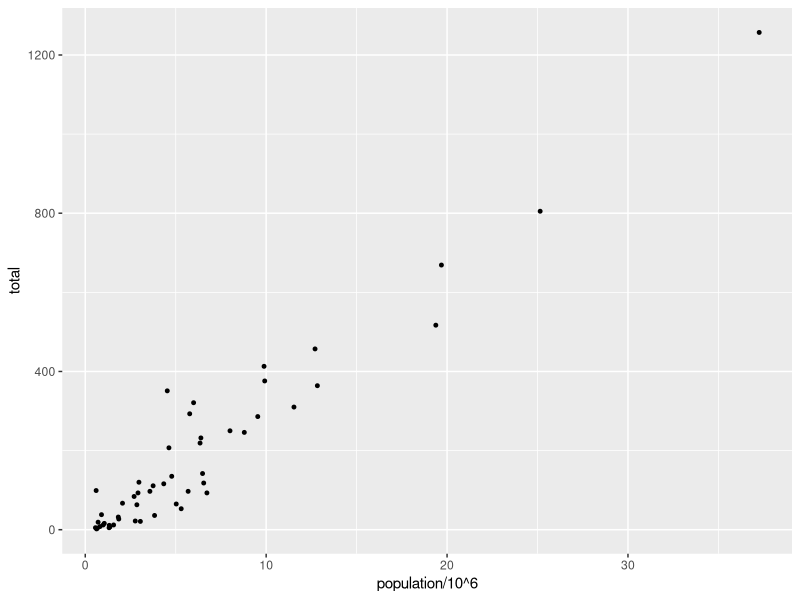
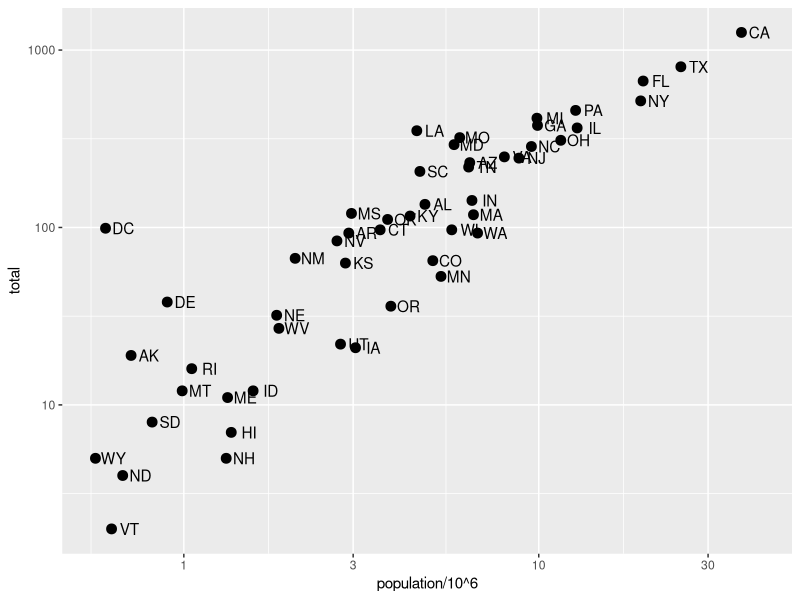
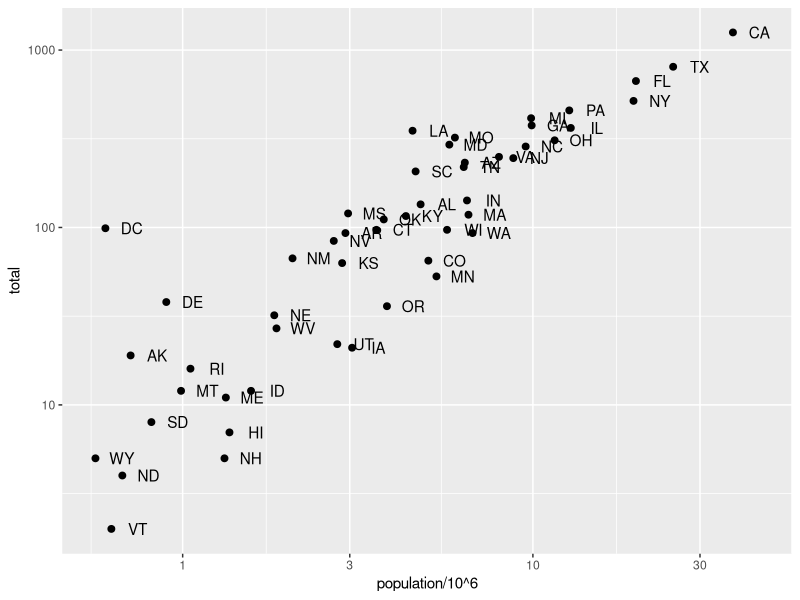
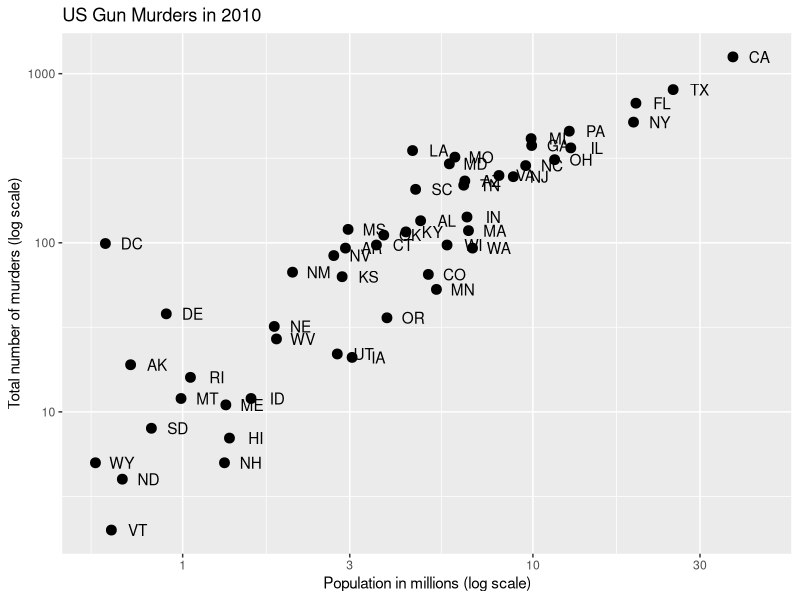
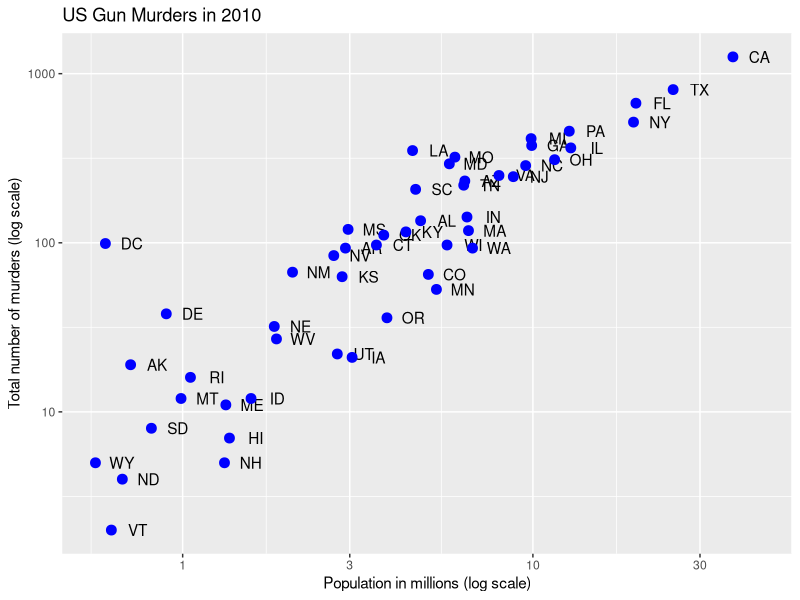
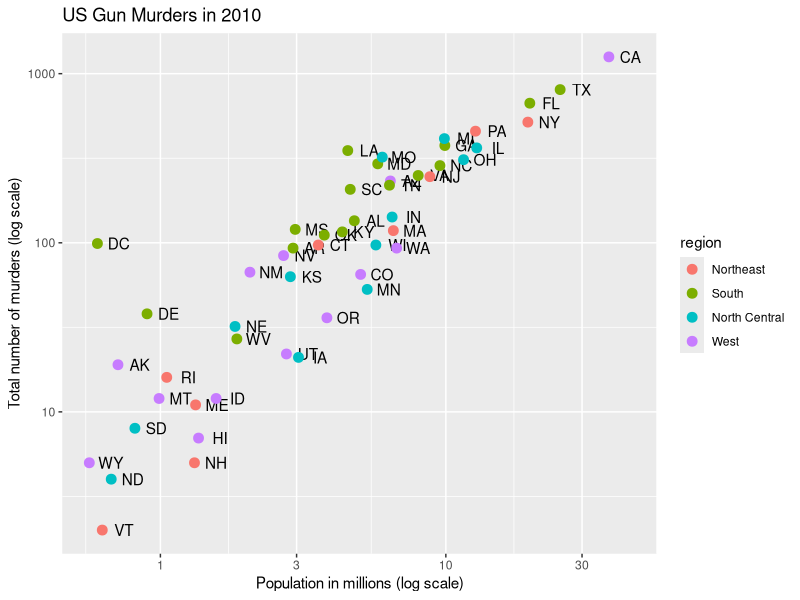
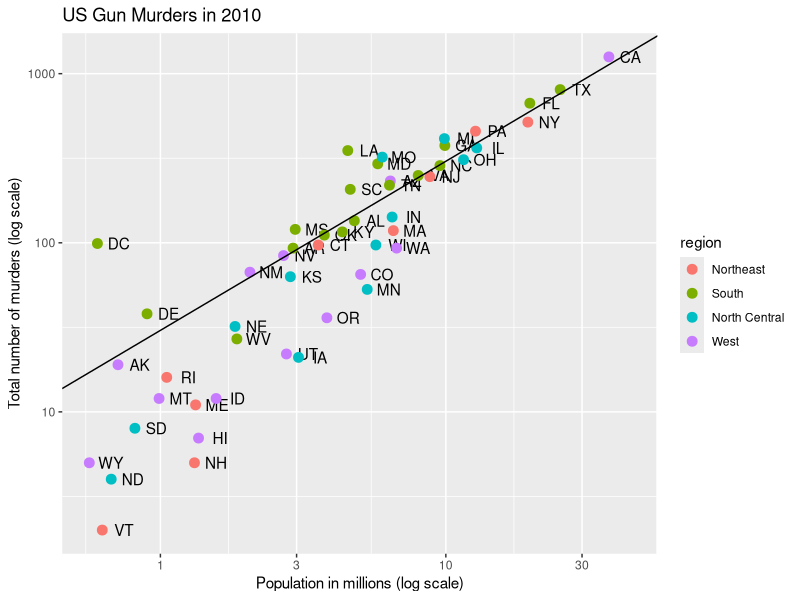

Reproduce these figures in R, in order.
# define p
library(tidyverse)
library(dslabs)
data(murders)

# Code: Log-scale the x- and y-axis

p <- murders %>% ggplot(aes(population/10^6, total, label = abb))

p+ geom_point(size = 1)
# log base 10 scale the x-axis and y-axis
p + geom_point(size = 3) +
  geom_text(nudge_x = 0.05) +
  scale_x_continuous(trans = "log10") +
  scale_y_continuous(trans = "log10")

# efficient log scaling of the axes
p + geom_point(size = 2) +
  geom_text(nudge_x = 0.075) +
  scale_x_log10() +
  scale_y_log10()

# Code: Add labels and title
p + geom_point(size = 3) +
  geom_text(nudge_x = 0.075) +
  scale_x_log10() +
  scale_y_log10() +
  xlab("Population in millions (log scale)") +
  ylab("Total number of murders (log scale)") +
  ggtitle("US Gun Murders in 2010")

# Code: Change color of the points

# redefine p to be everything except the points layer
p <- murders %>%
  ggplot(aes(population/10^6, total, label = abb)) +
  geom_text(nudge_x = 0.075) +
  scale_x_log10() +
  scale_y_log10() +
  xlab("Population in millions (log scale)") +
  ylab("Total number of murders (log scale)") +
  ggtitle("US Gun Murders in 2010")

# make all points blue
p + geom_point(size = 3, color = "blue")

# color points by region
p + geom_point(aes(col = region), size = 3)


# Code: Add a line with average murder rate
# define average murder rate
r <- murders %>%
  summarize(rate = sum(total) / sum(population) * 10^6) %>%
  pull(rate)

# basic line with average murder rate for the country
p + geom_point(aes(col = region), size = 3) +
  geom_abline(intercept = log10(r))    # slope is default of 1


# Code: Change legend title
p <- p + scale_color_discrete(name = "Region")    # capitalize legend title

# change line to dashed and dark grey, line under points
p<- p + 
  geom_abline(intercept = log10(r), lty = 2, color = "darkgrey") +
  geom_point(aes(col = region), size = 3)
